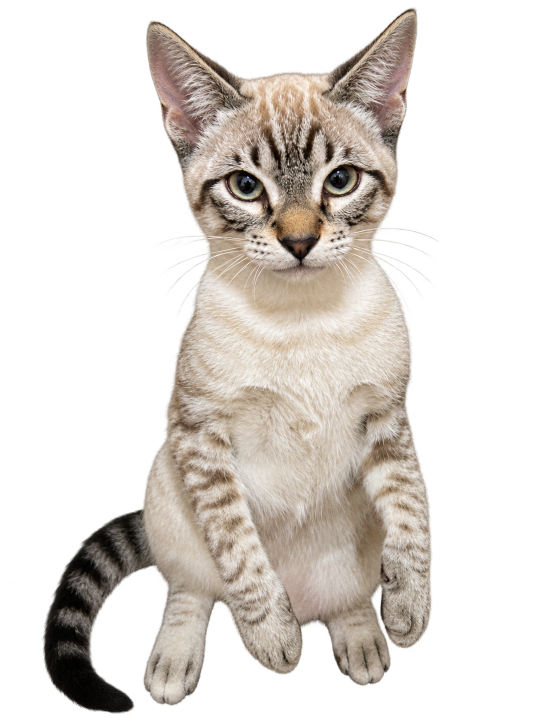
#> input picture assets/kitty.png, 1086 x 1448 px (shown at 1/2 size)
$ python generate_profile.py ../assets/kitty.png
#> lines starting #> are read from the running program, lines starting #| are printed output that depends on the picture
"""Build the ASCII kitty and static profile headers from the authorised photo."""

import argparse
from html import escape
from pathlib import Path

from fontTools.pens.svgPathPen import SVGPathPen
from fontTools.ttLib import TTFont
from PIL import Image, ImageDraw, ImageEnhance, ImageOps

ROOT = Path(__file__).resolve().parents[1]
FONT = ROOT / "assets/fonts/JetBrainsMono-Regular.ttf"
TEXT_FONT = ROOT / "assets/fonts/STIXTwoText.ttf"
INK = "#E6EDF3"
BACKGROUND = "#0D1117"
ACCENT = "#9575CD"
DISPLAY_NAME = "Diogo M. Pires"


def kitty_ascii(source):
    with Image.open(source) as photo:
#> photo is the input picture: PIL image 1086x1448 RGBA; mean R, G, B, A 73.5, 67.2, 61.3, 99.8
        photo = ImageOps.exif_transpose(photo).convert("RGB")
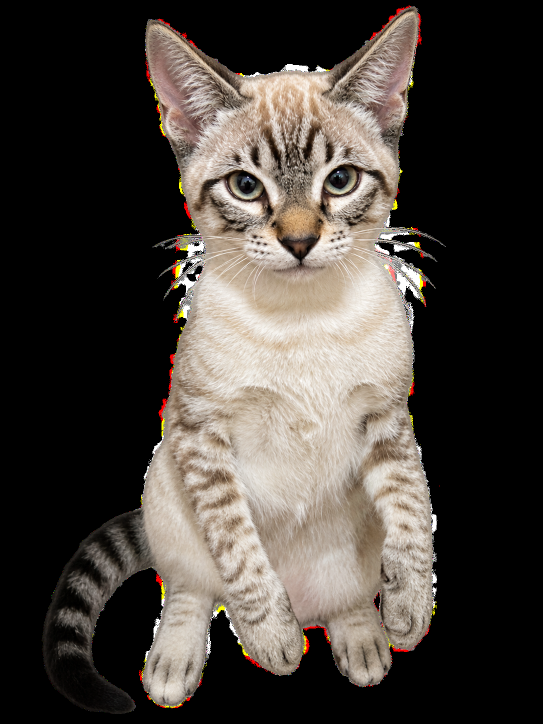
#> photo: PIL image 1086x1448 RGB (shown at 1/2 size); mean R, G, B 73.5, 67.2, 61.3
    if photo.size != (1200, 1600):
#> (the run stopped early here; a loop or call above may not have finished)
